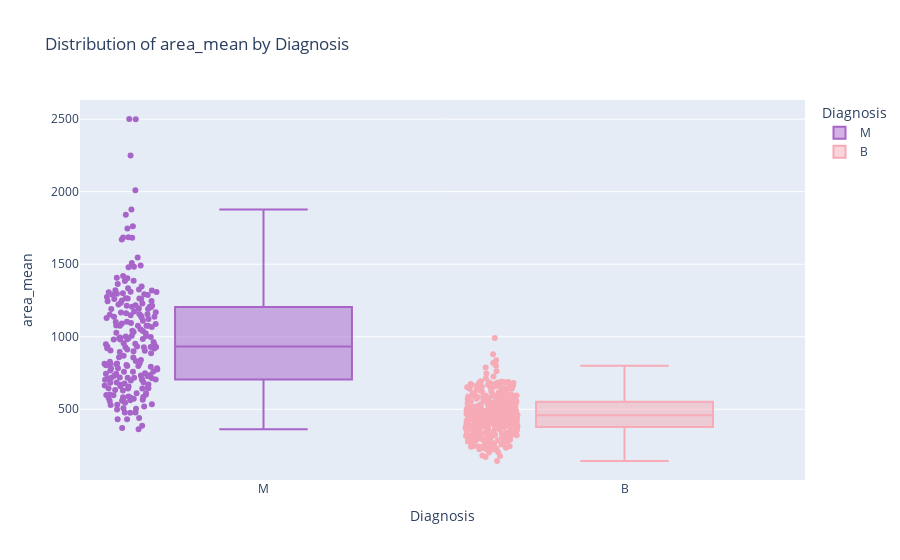
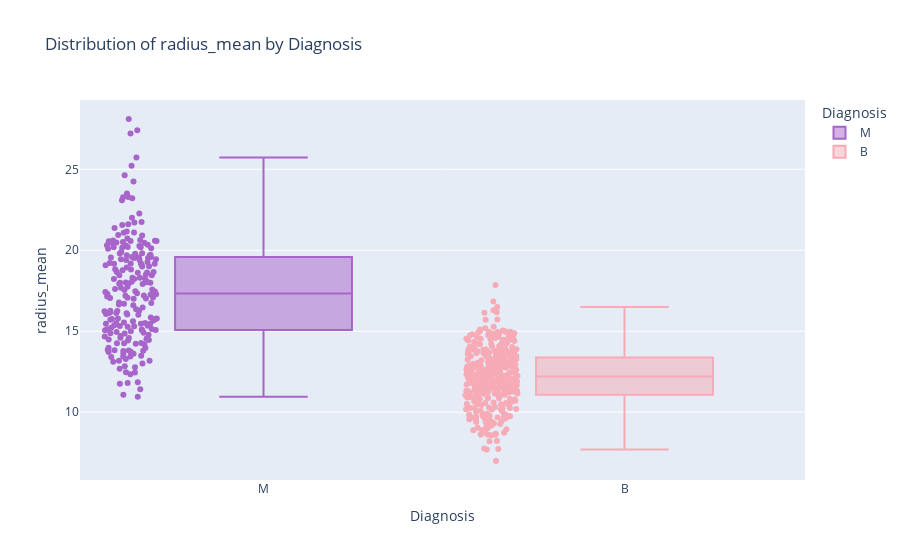
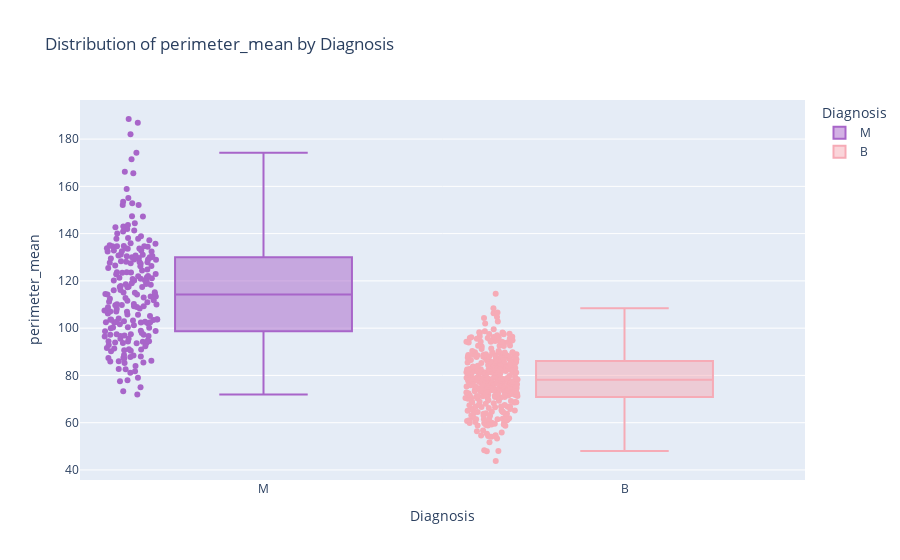
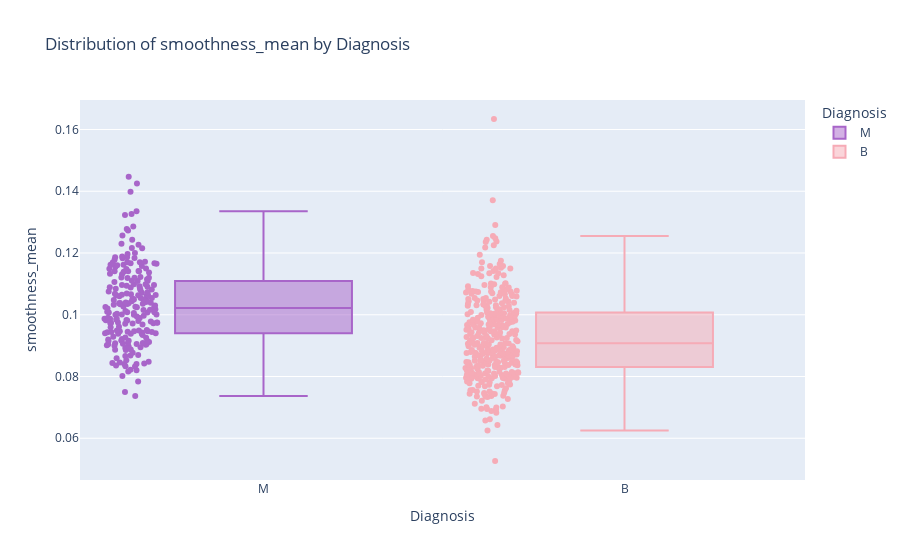

Notebook code for these charts, in order:
### Code cell
colors = {
    'M': '#A865C9', 
    'B': '#f6abb6'   
}

features = ['area_mean','radius_mean', 'perimeter_mean', 'smoothness_mean', 'texture_mean']

for feature in features:
    fig = px.box(data_frame=df, 
                  x='diagnosis', 
                  y=feature, 
                  color='diagnosis', 
                  color_discrete_map=colors,
                  title=f'Distribution of {feature} by Diagnosis',
                  labels={'diagnosis': 'Diagnosis'},
                  points="all")  
    
    fig.show()

### Figure 1 — Plotly figure (JSON) as saved in the notebook; plotly's stock layout.template omitted (floating-point values rounded to 4 significant figures; data arrays with more than 128 entries replaced by an {"elided": "..."} marker saying what was removed)
{"data": [{"alignmentgroup": "True", "boxpoints": "all", "hovertemplate": "Diagnosis=%{x}<br>area_mean=%{y}<extra></extra>", "legendgroup": "M", "marker": {"color": "#A865C9"}, "name": "M", "notched": false, "offsetgroup": "M", "orientation": "v", "showlegend": true, "type": "box", "x": {"elided": "212 str values"}, "x0": " ", "xaxis": "x", "y": {"elided": "212 float values"}, "y0": " ", "yaxis": "y"}, {"alignmentgroup": "True", "boxpoints": "all", "hovertemplate": "Diagnosis=%{x}<br>area_mean=%{y}<extra></extra>", "legendgroup": "B", "marker": {"color": "#f6abb6"}, "name": "B", "notched": false, "offsetgroup": "B", "orientation": "v", "showlegend": true, "type": "box", "x": {"elided": "357 str values"}, "x0": " ", "xaxis": "x", "y": {"elided": "357 float values"}, "y0": " ", "yaxis": "y"}], "layout": {"boxmode": "overlay", "legend": {"title": {"text": "Diagnosis"}, "tracegroupgap": 0}, "title": {"text": "Distribution of area_mean by Diagnosis"}, "xaxis": {"anchor": "y", "categoryarray": ["M", "B"], "categoryorder": "array", "domain": [0, 1], "title": {"text": "Diagnosis"}}, "yaxis": {"anchor": "x", "domain": [0, 1], "title": {"text": "area_mean"}}}}

### Figure 2 — Plotly figure (JSON) as saved in the notebook; plotly's stock layout.template omitted (floating-point values rounded to 4 significant figures; data arrays with more than 128 entries replaced by an {"elided": "..."} marker saying what was removed)
{"data": [{"alignmentgroup": "True", "boxpoints": "all", "hovertemplate": "Diagnosis=%{x}<br>radius_mean=%{y}<extra></extra>", "legendgroup": "M", "marker": {"color": "#A865C9"}, "name": "M", "notched": false, "offsetgroup": "M", "orientation": "v", "showlegend": true, "type": "box", "x": {"elided": "212 str values"}, "x0": " ", "xaxis": "x", "y": {"elided": "212 float values"}, "y0": " ", "yaxis": "y"}, {"alignmentgroup": "True", "boxpoints": "all", "hovertemplate": "Diagnosis=%{x}<br>radius_mean=%{y}<extra></extra>", "legendgroup": "B", "marker": {"color": "#f6abb6"}, "name": "B", "notched": false, "offsetgroup": "B", "orientation": "v", "showlegend": true, "type": "box", "x": {"elided": "357 str values"}, "x0": " ", "xaxis": "x", "y": {"elided": "357 float values"}, "y0": " ", "yaxis": "y"}], "layout": {"boxmode": "overlay", "legend": {"title": {"text": "Diagnosis"}, "tracegroupgap": 0}, "title": {"text": "Distribution of radius_mean by Diagnosis"}, "xaxis": {"anchor": "y", "categoryarray": ["M", "B"], "categoryorder": "array", "domain": [0, 1], "title": {"text": "Diagnosis"}}, "yaxis": {"anchor": "x", "domain": [0, 1], "title": {"text": "radius_mean"}}}}

### Figure 3 — Plotly figure (JSON) as saved in the notebook; plotly's stock layout.template omitted (floating-point values rounded to 4 significant figures; data arrays with more than 128 entries replaced by an {"elided": "..."} marker saying what was removed)
{"data": [{"alignmentgroup": "True", "boxpoints": "all", "hovertemplate": "Diagnosis=%{x}<br>perimeter_mean=%{y}<extra></extra>", "legendgroup": "M", "marker": {"color": "#A865C9"}, "name": "M", "notched": false, "offsetgroup": "M", "orientation": "v", "showlegend": true, "type": "box", "x": {"elided": "212 str values"}, "x0": " ", "xaxis": "x", "y": {"elided": "212 float values"}, "y0": " ", "yaxis": "y"}, {"alignmentgroup": "True", "boxpoints": "all", "hovertemplate": "Diagnosis=%{x}<br>perimeter_mean=%{y}<extra></extra>", "legendgroup": "B", "marker": {"color": "#f6abb6"}, "name": "B", "notched": false, "offsetgroup": "B", "orientation": "v", "showlegend": true, "type": "box", "x": {"elided": "357 str values"}, "x0": " ", "xaxis": "x", "y": {"elided": "357 float values"}, "y0": " ", "yaxis": "y"}], "layout": {"boxmode": "overlay", "legend": {"title": {"text": "Diagnosis"}, "tracegroupgap": 0}, "title": {"text": "Distribution of perimeter_mean by Diagnosis"}, "xaxis": {"anchor": "y", "categoryarray": ["M", "B"], "categoryorder": "array", "domain": [0, 1], "title": {"text": "Diagnosis"}}, "yaxis": {"anchor": "x", "domain": [0, 1], "title": {"text": "perimeter_mean"}}}}

### Figure 4 — Plotly figure (JSON) as saved in the notebook; plotly's stock layout.template omitted (floating-point values rounded to 4 significant figures; data arrays with more than 128 entries replaced by an {"elided": "..."} marker saying what was removed)
{"data": [{"alignmentgroup": "True", "boxpoints": "all", "hovertemplate": "Diagnosis=%{x}<br>smoothness_mean=%{y}<extra></extra>", "legendgroup": "M", "marker": {"color": "#A865C9"}, "name": "M", "notched": false, "offsetgroup": "M", "orientation": "v", "showlegend": true, "type": "box", "x": {"elided": "212 str values"}, "x0": " ", "xaxis": "x", "y": {"elided": "212 float values"}, "y0": " ", "yaxis": "y"}, {"alignmentgroup": "True", "boxpoints": "all", "hovertemplate": "Diagnosis=%{x}<br>smoothness_mean=%{y}<extra></extra>", "legendgroup": "B", "marker": {"color": "#f6abb6"}, "name": "B", "notched": false, "offsetgroup": "B", "orientation": "v", "showlegend": true, "type": "box", "x": {"elided": "357 str values"}, "x0": " ", "xaxis": "x", "y": {"elided": "357 float values"}, "y0": " ", "yaxis": "y"}], "layout": {"boxmode": "overlay", "legend": {"title": {"text": "Diagnosis"}, "tracegroupgap": 0}, "title": {"text": "Distribution of smoothness_mean by Diagnosis"}, "xaxis": {"anchor": "y", "categoryarray": ["M", "B"], "categoryorder": "array", "domain": [0, 1], "title": {"text": "Diagnosis"}}, "yaxis": {"anchor": "x", "domain": [0, 1], "title": {"text": "smoothness_mean"}}}}
